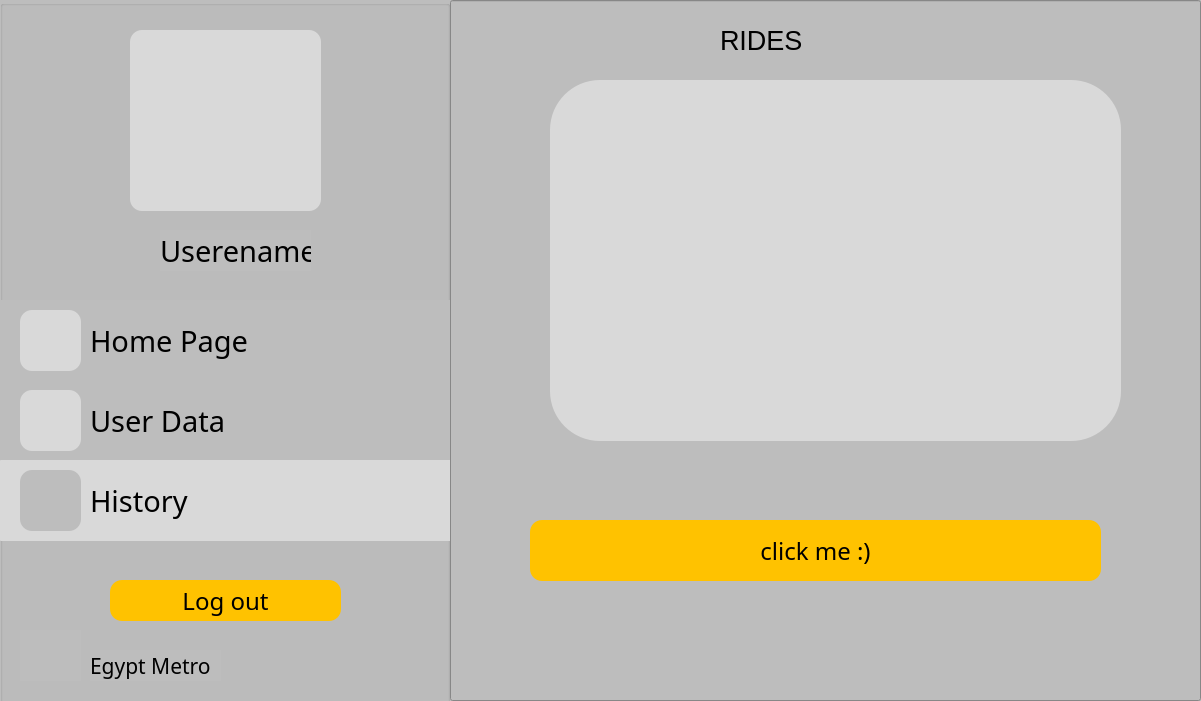
<?xml version="1.0" encoding="UTF-8"?>
<ui version="4.0">
 <class>HistoryPage</class>
 <widget class="QDialog" name="HistoryPage">
  <property name="geometry">
   <rect>
    <x>0</x>
    <y>0</y>
    <width>1201</width>
    <height>701</height>
   </rect>
  </property>
  <property name="windowTitle">
   <string>Dialog</string>
  </property>
  <property name="styleSheet">
   <string notr="true">background-color: #BDBDBD;</string>
  </property>
  <widget class="QGroupBox" name="groupBox">
   <property name="geometry">
    <rect>
     <x>0</x>
     <y>0</y>
     <width>450</width>
     <height>710</height>
    </rect>
   </property>
   <property name="title">
    <string/>
   </property>
   <widget class="QLabel" name="holder">
    <property name="geometry">
     <rect>
      <x>130</x>
      <y>30</y>
      <width>191</width>
      <height>181</height>
     </rect>
    </property>
    <property name="styleSheet">
     <string notr="true">background-color: #D9D9D9;
border-radius: 12;</string>
    </property>
    <property name="text">
     <string/>
    </property>
   </widget>
   <widget class="QPushButton" name="pushButton_7">
    <property name="geometry">
     <rect>
      <x>0</x>
      <y>300</y>
      <width>451</width>
      <height>81</height>
     </rect>
    </property>
    <property name="styleSheet">
     <string notr="true">background-color: #BDBDBD;
border-radius: 1;</string>
    </property>
    <property name="text">
     <string/>
    </property>
   </widget>
   <widget class="QPushButton" name="pushButton_8">
    <property name="geometry">
     <rect>
      <x>0</x>
      <y>380</y>
      <width>451</width>
      <height>81</height>
     </rect>
    </property>
    <property name="styleSheet">
     <string notr="true">background-color: #BDBDBD;
border-radius: 1;</string>
    </property>
    <property name="text">
     <string/>
    </property>
   </widget>
   <widget class="QLabel" name="label_14">
    <property name="geometry">
     <rect>
      <x>20</x>
      <y>390</y>
      <width>61</width>
      <height>61</height>
     </rect>
    </property>
    <property name="styleSheet">
     <string notr="true">background-color: #D9D9D9;
border-radius: 12;</string>
    </property>
    <property name="text">
     <string/>
    </property>
   </widget>
   <widget class="QLabel" name="label_11">
    <property name="geometry">
     <rect>
      <x>20</x>
      <y>310</y>
      <width>61</width>
      <height>61</height>
     </rect>
    </property>
    <property name="styleSheet">
     <string notr="true">background-color: #D9D9D9;
border-radius: 12;</string>
    </property>
    <property name="text">
     <string/>
    </property>
   </widget>
   <widget class="QLabel" name="history">
    <property name="geometry">
     <rect>
      <x>30</x>
      <y>400</y>
      <width>49</width>
      <height>41</height>
     </rect>
    </property>
    <property name="styleSheet">
     <string notr="true">background-color: #D9D9D9;</string>
    </property>
    <property name="text">
     <string/>
    </property>
   </widget>
   <widget class="QLabel" name="homepic">
    <property name="geometry">
     <rect>
      <x>30</x>
      <y>320</y>
      <width>49</width>
      <height>41</height>
     </rect>
    </property>
    <property name="styleSheet">
     <string notr="true">background-color: #D9D9D9;</string>
    </property>
    <property name="text">
     <string/>
    </property>
   </widget>
   <widget class="QLabel" name="label_18">
    <property name="geometry">
     <rect>
      <x>90</x>
      <y>320</y>
      <width>171</width>
      <height>41</height>
     </rect>
    </property>
    <property name="font">
     <font>
      <family>BAXAUTRIAL</family>
      <pointsize>22</pointsize>
     </font>
    </property>
    <property name="text">
     <string>Home Page</string>
    </property>
   </widget>
   <widget class="QLabel" name="Metro">
    <property name="geometry">
     <rect>
      <x>20</x>
      <y>630</y>
      <width>61</width>
      <height>51</height>
     </rect>
    </property>
    <property name="text">
     <string/>
    </property>
   </widget>
   <widget class="QLabel" name="label_17">
    <property name="geometry">
     <rect>
      <x>90</x>
      <y>650</y>
      <width>131</width>
      <height>31</height>
     </rect>
    </property>
    <property name="font">
     <font>
      <family>BAXAUTRIAL</family>
      <pointsize>16</pointsize>
     </font>
    </property>
    <property name="text">
     <string>Egypt Metro</string>
    </property>
   </widget>
   <widget class="QPushButton" name="pushButton_6">
    <property name="geometry">
     <rect>
      <x>110</x>
      <y>580</y>
      <width>231</width>
      <height>41</height>
     </rect>
    </property>
    <property name="font">
     <font>
      <family>BAXAUTRIAL</family>
      <pointsize>18</pointsize>
     </font>
    </property>
    <property name="styleSheet">
     <string notr="true">background-color: #FFC200;
border-radius: 12;
color: black;</string>
    </property>
    <property name="text">
     <string>Log out</string>
    </property>
   </widget>
   <widget class="QLabel" name="username">
    <property name="geometry">
     <rect>
      <x>160</x>
      <y>230</y>
      <width>151</width>
      <height>41</height>
     </rect>
    </property>
    <property name="font">
     <font>
      <family>BAXAUTRIAL</family>
      <pointsize>22</pointsize>
     </font>
    </property>
    <property name="text">
     <string>Userename</string>
    </property>
   </widget>
   <widget class="QLabel" name="userpic">
    <property name="geometry">
     <rect>
      <x>160</x>
      <y>60</y>
      <width>151</width>
      <height>141</height>
     </rect>
    </property>
    <property name="styleSheet">
     <string notr="true">background-color: #D9D9D9;
border-radius: 12;</string>
    </property>
    <property name="text">
     <string/>
    </property>
   </widget>
   <widget class="QLabel" name="label_16">
    <property name="geometry">
     <rect>
      <x>90</x>
      <y>400</y>
      <width>171</width>
      <height>41</height>
     </rect>
    </property>
    <property name="font">
     <font>
      <family>BAXAUTRIAL</family>
      <pointsize>22</pointsize>
     </font>
    </property>
    <property name="styleSheet">
     <string notr="true">background-color: #BDBDBD;</string>
    </property>
    <property name="text">
     <string>User Data</string>
    </property>
   </widget>
  </widget>
  <widget class="QPushButton" name="pushButton_9">
   <property name="geometry">
    <rect>
     <x>0</x>
     <y>460</y>
     <width>451</width>
     <height>81</height>
    </rect>
   </property>
   <property name="styleSheet">
    <string notr="true">background-color: #D9D9D9;
border-radius: 1;</string>
   </property>
   <property name="text">
    <string/>
   </property>
  </widget>
  <widget class="QLabel" name="label_13">
   <property name="geometry">
    <rect>
     <x>20</x>
     <y>470</y>
     <width>61</width>
     <height>61</height>
    </rect>
   </property>
   <property name="styleSheet">
    <string notr="true">background-color: #BDBDBD;
border-radius: 12;</string>
   </property>
   <property name="text">
    <string/>
   </property>
  </widget>
  <widget class="QLabel" name="userdata">
   <property name="geometry">
    <rect>
     <x>30</x>
     <y>480</y>
     <width>49</width>
     <height>41</height>
    </rect>
   </property>
   <property name="styleSheet">
    <string notr="true">background-color: #BDBDBD;
border-radius: 12;</string>
   </property>
   <property name="text">
    <string/>
   </property>
  </widget>
  <widget class="QLabel" name="label_15">
   <property name="geometry">
    <rect>
     <x>90</x>
     <y>480</y>
     <width>171</width>
     <height>41</height>
    </rect>
   </property>
   <property name="font">
    <font>
     <family>BAXAUTRIAL</family>
     <pointsize>22</pointsize>
    </font>
   </property>
   <property name="styleSheet">
    <string notr="true">background-color: #D9D9D9;</string>
   </property>
   <property name="text">
    <string>History</string>
   </property>
  </widget>
  <widget class="QLineEdit" name="lineEdit">
   <property name="geometry">
    <rect>
     <x>450</x>
     <y>0</y>
     <width>751</width>
     <height>701</height>
    </rect>
   </property>
   <property name="text">
    <string/>
   </property>
   <property name="readOnly">
    <bool>true</bool>
   </property>
  </widget>
  <widget class="QTextBrowser" name="textBrowser">
   <property name="geometry">
    <rect>
     <x>550</x>
     <y>80</y>
     <width>571</width>
     <height>361</height>
    </rect>
   </property>
   <property name="styleSheet">
    <string notr="true">background-color: #D9D9D9;
border-radius: 50px;
</string>
   </property>
  </widget>
  <widget class="QLabel" name="label">
   <property name="geometry">
    <rect>
     <x>720</x>
     <y>20</y>
     <width>291</width>
     <height>41</height>
    </rect>
   </property>
   <property name="font">
    <font>
     <pointsize>20</pointsize>
    </font>
   </property>
   <property name="text">
    <string>RIDES</string>
   </property>
  </widget>
  <widget class="QPushButton" name="pushButton_10">
   <property name="geometry">
    <rect>
     <x>530</x>
     <y>520</y>
     <width>571</width>
     <height>61</height>
    </rect>
   </property>
   <property name="font">
    <font>
     <family>BAXAUTRIAL</family>
     <pointsize>18</pointsize>
    </font>
   </property>
   <property name="styleSheet">
    <string notr="true">background-color: #FFC200;
border-radius: 12;
color: black;</string>
   </property>
   <property name="text">
    <string>click me :)</string>
   </property>
  </widget>
  <widget class="QPushButton" name="m1">
   <property name="geometry">
    <rect>
     <x>580</x>
     <y>20</y>
     <width>51</width>
     <height>51</height>
    </rect>
   </property>
   <property name="styleSheet">
    <string notr="true">background-color: #BDBDBD;
border-radius: 5;
border-image: url(:/images/img/left-arrow.png) 0 0 0 0 stretch stretch;
width: 50px;
height: 50px;</string>
   </property>
   <property name="text">
    <string/>
   </property>
  </widget>
 </widget>
 <resources/>
 <connections/>
</ui>
